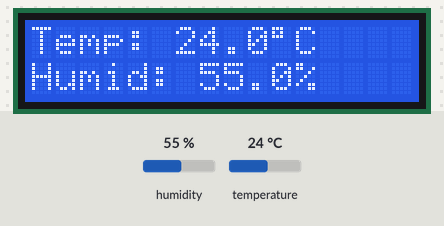
Recording of a sketch running on a simulated Arduino Uno, built with avr-gcc and run on an emulated ATmega328P. Shown: 16×2 character LCD. The inputs (shaded band) are chosen by the test bench; at power-on: temperature 24 °C, humidity 55 %. What the sketch prints to the serial monitor is not drawn.

Above: at 5.2 s.
5.3 s: temperature set to 0 °C
At 6.8 s:
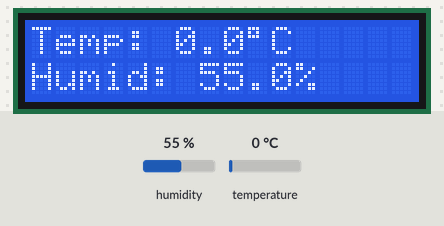
8.2 s: humidity set to 22 %
At 9.5 s:
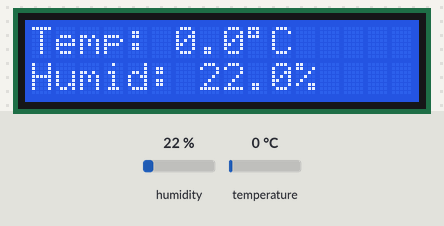
11.1 s: humidity set to 40 %
At 13.8 s:
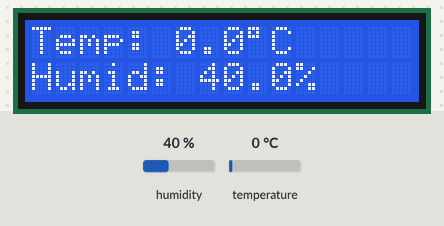
14.6 s: temperature set to 12 °C
At 16.5 s:
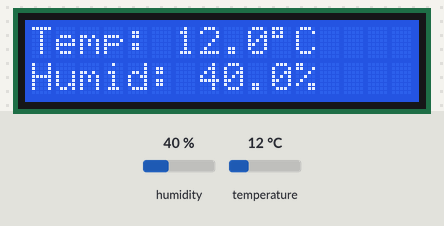
Timing chart, 0 to 18.0 s (numbered marks = the images above; inputs shaded):
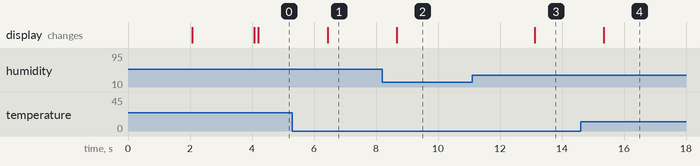

The sketch:

TX_code_.ino
```cpp
#include <DHT.h>
#include <LiquidCrystal_I2C.h>

// ------------------ DHT11 ------------------
#define DHTPIN 8
#define DHTTYPE DHT11
DHT dht(DHTPIN, DHTTYPE);

// ------------------ LCD I2C ------------------
LiquidCrystal_I2C lcd(0x27, 16, 2);

// ------------------ RF433 TX ------------------
int txPin = 12; // DATA pin connected to RF433 TX module

// ---- CRC8 checksum calculation ----
uint8_t crc8(const char *data, size_t len) {
  uint8_t crc = 0x00;
  while (len--) {
    uint8_t extract = *data++;
    for (uint8_t i = 8; i; i--) {
      uint8_t sum = (crc ^ extract) & 0x01;
      crc >>= 1;
      if (sum) crc ^= 0x8C;
      extract >>= 1;
    }
  }
  return crc;
}

// ---- Function to send a bit ----
void sendBit(bool bitVal) {
  digitalWrite(txPin, bitVal ? HIGH : LOW);
  delayMicroseconds(500); // speed ~2000bps
}

// ---- Function to send 1 byte (with start/stop bit) ----
void sendByte(byte data) {
  // start bit
  sendBit(0);
  for (int i = 0; i < 8; i++) {
    sendBit(bitRead(data, i));
  }
  // stop bit
  sendBit(1);
}

// ---- Send the whole frame: [preamble][data][checksum] ----
void sendFrame(const char *payload) {
  byte preamble = 0xAA;
  uint8_t crcVal = crc8(payload, strlen(payload));

  // send preamble
  sendByte(preamble);

  // send each character in the payload
  for (int i = 0; i < strlen(payload); i++) {
    sendByte((byte)payload[i]);
  }

  // send checksum
  sendByte(crcVal);
}

void setup() {
  pinMode(txPin, OUTPUT);
  Serial.begin(9600);
  dht.begin();
  delay(2000);

  lcd.init();
  lcd.backlight();
  lcd.setCursor(0,0);
  lcd.print("RF TX Ready!");
  delay(2000);
  lcd.clear();
}

void loop() {
  float h = dht.readHumidity();
  float t = dht.readTemperature();

  if (isnan(h) || isnan(t)) {
    Serial.println("Error reading DHT11!");
    lcd.clear();
    lcd.setCursor(0,0);
    lcd.print("DHT Error");
    delay(2000);
    return;
  }

  // Convert float to string
  char tStr[8], hStr[8];
  dtostrf(t, 4, 1, tStr);
  dtostrf(h, 4, 1, hStr);

  // Payload: T=xx.x;H=yy.y
  char payload[20];
  snprintf(payload, sizeof(payload), "T=%s;H=%s", tStr, hStr);

  // Send frame
  sendFrame(payload);

  // Print to Serial
  Serial.print("Send: ");
  Serial.println(payload);

  // Display on LCD
  lcd.clear();
  lcd.setCursor(0,0);
  lcd.print("Temp: ");
  lcd.print(t,1);
  lcd.print((char)223);
  lcd.print("C");

  lcd.setCursor(0,1);
  lcd.print("Humid: ");
  lcd.print(h,1);
  lcd.print("%");

  delay(1000);
}
```

Measured:
- after the input at 5.3 s, the display: changes after 1.1 s (image 1)
- after the input at 8.2 s, the display: changes after 0.46 s (image 2)
- after the input at 11.1 s, the display: changes after 2.0 s (image 3)
- after the input at 14.6 s, the display: changes after 0.75 s (image 4)
